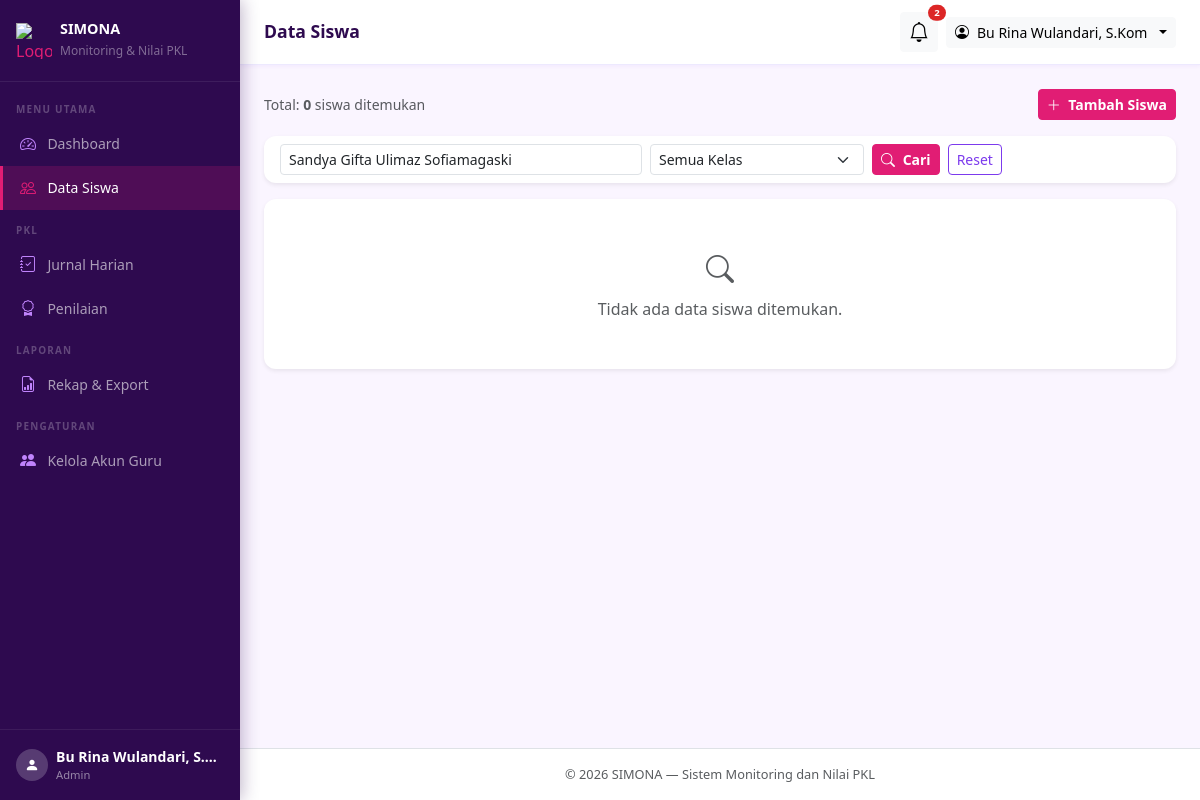
Before: /admin/siswa/index.php?cari=Sandya Gifta Ulimaz Sofiamagaski (signed in) with the older database file.
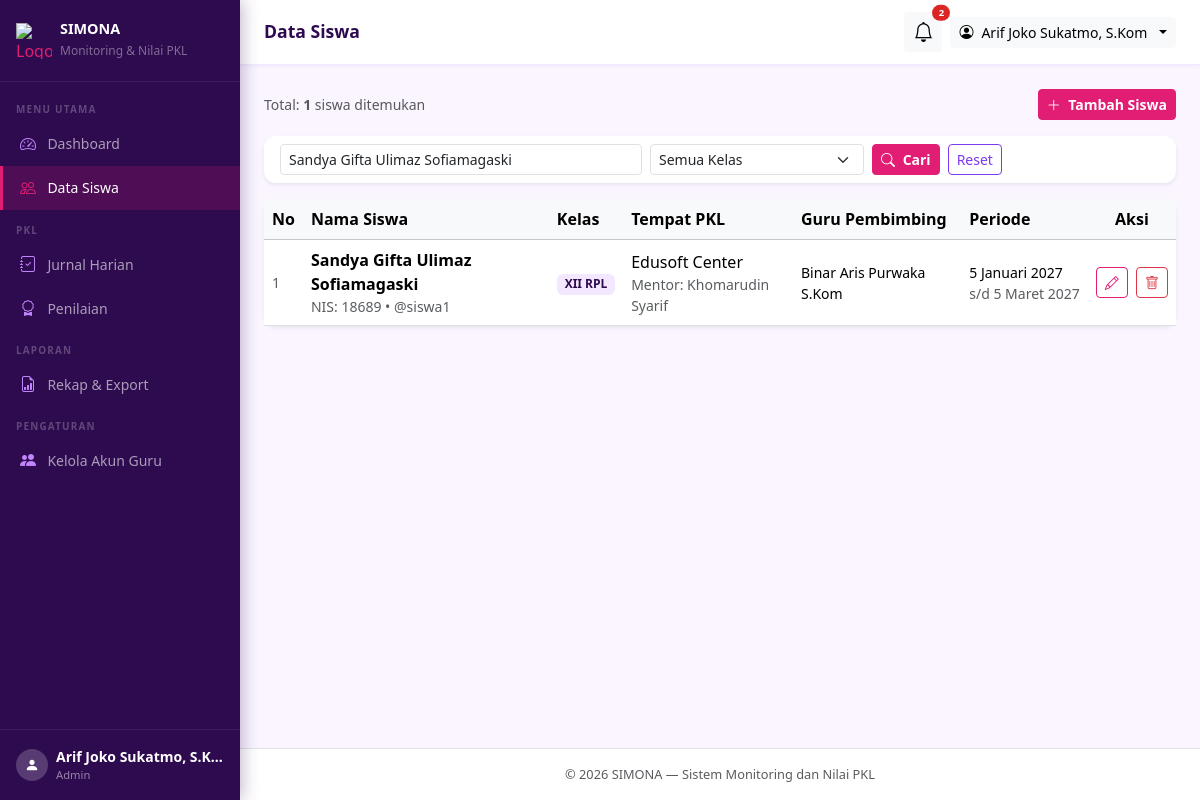
After: the same page with the newer database file.
### tables this page shows
CREATE TABLE `siswa` (
  `id` int(10) unsigned NOT NULL AUTO_INCREMENT,
  `user_id` int(10) unsigned NOT NULL COMMENT 'Relasi ke users.id (akun siswa)',
  `nis` varchar(20) NOT NULL COMMENT 'Nomor Induk Siswa',
  `kelas` varchar(20) NOT NULL COMMENT 'Contoh: XII RPL 1',
  `tempat_pkl` varchar(150) NOT NULL COMMENT 'Nama perusahaan/instansi',
  `alamat_pkl` varchar(255) DEFAULT NULL COMMENT 'Alamat tempat PKL, boleh kosong',
  `nama_pembimbing_industri` varchar(100) NOT NULL COMMENT 'Mentor di tempat PKL, hanya data',
  `no_hp_pembimbing_industri` varchar(20) DEFAULT NULL COMMENT 'Boleh kosong',
  `guru_pembimbing_id` int(10) unsigned NOT NULL COMMENT 'Relasi ke users.id (guru/admin)',
  `tgl_mulai` date NOT NULL,
  `tgl_selesai` date NOT NULL COMMENT 'Tidak boleh sebelum tgl_mulai',
  PRIMARY KEY (`id`),
  UNIQUE KEY `uq_nis` (`nis`),
  UNIQUE KEY `uq_user_id` (`user_id`),
  KEY `idx_guru_pembimbing` (`guru_pembimbing_id`),
  KEY `idx_kelas` (`kelas`),
  CONSTRAINT `fk_siswa_guru` FOREIGN KEY (`guru_pembimbing_id`) REFERENCES `users` (`id`),
  CONSTRAINT `fk_siswa_user` FOREIGN KEY (`user_id`) REFERENCES `users` (`id`) ON DELETE CASCADE
);

CREATE TABLE `users` (
  `id` int(10) unsigned NOT NULL AUTO_INCREMENT,
  `nama` varchar(100) NOT NULL,
  `username` varchar(50) NOT NULL,
  `password` varchar(255) NOT NULL COMMENT 'Hasil password_hash(), bukan teks asli',
  `role` enum('admin','siswa') NOT NULL DEFAULT 'siswa',
  `created_at` timestamp NOT NULL DEFAULT current_timestamp(),
  PRIMARY KEY (`id`),
  UNIQUE KEY `uq_username` (`username`)
);

### includes/auth.php (called while the page is built, shortened)
<?php
function current_user(): array
{
    return [
        'user_id'  => $_SESSION['user_id']  ?? null,
        'nama'     => $_SESSION['nama']     ?? '',
        'username' => $_SESSION['username'] ?? '',
        'role'     => $_SESSION['role']     ?? '',
        'siswa_id' => $_SESSION['siswa_id'] ?? null,
    ];
}
function current_role(): string
{
    return $_SESSION['role'] ?? '';
}

### includes/functions.php (called while the page is built, shortened)
<?php
function e(string $string): string
{
    return htmlspecialchars($string, ENT_QUOTES, 'UTF-8');
}
function format_tanggal(string $tanggal): string
{
    $bulan = [
        1  => 'Januari',  2  => 'Februari', 3  => 'Maret',
        4  => 'April',    5  => 'Mei',       6  => 'Juni',
        7  => 'Juli',     8  => 'Agustus',   9  => 'September',
        10 => 'Oktober',  11 => 'November',  12 => 'Desember',
    ];
    $ts = strtotime($tanggal);
    return date('j', $ts) . ' ' . $bulan[(int)date('n', $ts)] . ' ' . date('Y', $ts);
}

### admin/siswa/index.php (the view, shortened to what the changed rows need)
<?php
require_once __DIR__ . '/../../includes/auth.php';
require_once __DIR__ . '/../../includes/functions.php';
$db = get_db();
$cari  = trim($_GET['cari'] ?? '');
$page  = max(1, (int)($_GET['page'] ?? 1));
$per_page = 10;
$offset   = ($page - 1) * $per_page;
$where  = 'WHERE 1=1';
$params = [];
if ($cari !== '') {
    $where   .= ' AND (u.nama LIKE ? OR s.nis LIKE ? OR s.tempat_pkl LIKE ?)';
    $params[] = "%$cari%";
    $params[] = "%$cari%";
    $params[] = "%$cari%";
}
$count_sql = "SELECT COUNT(*) FROM siswa s JOIN users u ON s.user_id = u.id $where";
$stmt = $db->prepare($count_sql);
$stmt->execute($params);
$total = (int)$stmt->fetchColumn();
$sql = "
    SELECT s.id, s.nis, s.kelas, s.tempat_pkl, s.tgl_mulai, s.tgl_selesai,
           s.nama_pembimbing_industri,
           u.nama AS nama_siswa, u.username,
           g.nama AS nama_guru
    FROM siswa s
    JOIN users u ON s.user_id = u.id
    JOIN users g ON s.guru_pembimbing_id = g.id
    $where
    ORDER BY s.kelas, u.nama
    LIMIT $per_page OFFSET $offset
";
$stmt = $db->prepare($sql);
$stmt->execute($params);
$siswa_list = $stmt->fetchAll();
require_once __DIR__ . '/../../includes/header.php';
?>
<div class="d-flex justify-content-between align-items-center mb-3">
  <div>
    <p class="text-muted mb-0 small">Total: <strong><?= $total ?></strong> siswa ditemukan</p>
  </div>
</div>
<div class="card border-0 shadow-sm">
  <div class="card-body p-0">
    <?php if (empty($siswa_list)): ?>
      <div class="text-center py-5 text-muted">
        <i class="bi bi-search fs-3 d-block mb-2"></i>
        Tidak ada data siswa ditemukan.
      </div>
    <?php else: ?>
      <div class="table-responsive">
        <table class="table table-hover align-middle mb-0">
          <thead class="table-light">
            <tr>
              <th>No</th>
              <th>Nama Siswa</th>
              <th>Kelas</th>
              <th>Tempat PKL</th>
              <th>Guru Pembimbing</th>
              <th>Periode</th>
              <th class="text-center">Aksi</th>
            </tr>
          </thead>
          <tbody>
            <?php foreach ($siswa_list as $i => $s): ?>
            <tr>
              <td class="text-muted small"><?= $offset + $i + 1 ?></td>
              <td>
                <div class="fw-semibold"><?= e($s['nama_siswa']) ?></div>
                <div class="text-muted small">NIS: <?= e($s['nis']) ?> &bull; @<?= e($s['username']) ?></div>
              </td>
              <td><span class="badge bg-light text-dark"><?= e($s['kelas']) ?></span></td>
              <td>
                <div><?= e($s['tempat_pkl']) ?></div>
                <div class="text-muted small">Mentor: <?= e($s['nama_pembimbing_industri']) ?></div>
              </td>
              <td class="small"><?= e($s['nama_guru']) ?></td>
              <td class="small text-nowrap">
                <?= format_tanggal($s['tgl_mulai']) ?><br>
                <span class="text-muted">s/d <?= format_tanggal($s['tgl_selesai']) ?></span>
              </td>
              <td class="text-center text-nowrap">
                <a href="<?= APP_URL ?>/admin/siswa/edit.php?id=<?= $s['id'] ?>"
                   class="btn btn-sm btn-outline-primary me-1">
                  <i class="bi bi-pencil"></i>
                </a>
                <form method="POST" class="d-inline"
                      onsubmit="return confirm('Hapus siswa <?= e(addslashes($s['nama_siswa'])) ?>? Semua jurnal dan nilainya ikut terhapus!')">
                  <button type="submit" class="btn btn-sm btn-outline-danger">
                    <i class="bi bi-trash"></i>
                  </button>
                </form>
              </td>
            </tr>
            <?php endforeach; ?>
          </tbody>
        </table>
      </div>
    <?php endif; ?>
  </div>
</div>
<?php require_once __DIR__ . '/../../includes/footer.php'; ?>

### includes/header.php (shortened to what the changed rows need)
<?php
require_once __DIR__ . '/../includes/functions.php';
require_once __DIR__ . '/../includes/auth.php';
$user       = current_user();
$role       = current_role();
?>
<!DOCTYPE html>
<html lang="id">
<head>
  <link href="https://cdn.jsdelivr.net/npm/bootstrap@5.3.3/dist/css/bootstrap.min.css" rel="stylesheet">
  <link href="https://cdn.jsdelivr.net/npm/bootstrap-icons@1.11.3/font/bootstrap-icons.min.css" rel="stylesheet">
</head>
<body>
<nav class="sidebar" id="sidebar">
  <div class="sidebar-footer">
    <div class="d-flex align-items-center gap-2">
      <div style="min-width:0">
        <div class="text-white small fw-semibold text-truncate"><?= e($user['nama']) ?></div>
        <div style="color:rgba(255,255,255,0.5);font-size:0.7rem"><?= $role === 'admin' ? 'Admin' : 'Siswa' ?></div>
      </div>
    </div>
  </div>
</nav>
<div class="main-wrapper">
  <div class="topbar">
    <div class="d-flex align-items-center gap-2">
      <div class="dropdown">
        <button class="btn btn-sm btn-light dropdown-toggle d-flex align-items-center gap-2" data-bs-toggle="dropdown">
          <i class="bi bi-person-circle"></i>
          <span class="d-none d-sm-inline"><?= e($user['nama']) ?></span>
        </button>
      </div>
    </div>
  </div>
  <div class="content-area">

Changed rows visible on the page:
now on this page (row edited): siswa: i "1", user.nama "Sandya Gifta Ulimaz Sofiamagaski", nis "18689", user.username "siswa1", kelas "XII RPL", tempat_pkl "Edusoft Center", nama_pembimbing_industri "Khomarudin Syarif", guru_pembimbing.nama "Binar Aris Purwaka S.Kom", tgl_mulai "5 Januari 2027", tgl_selesai "5 Maret 2027"
Other visible differences:
$user['nama']: "Bu Rina Wulandari, S.…" → "Arif Joko Sukatmo, S.K…"
$user['nama']: "Bu Rina Wulandari, S.Kom" → "Arif Joko Sukatmo, S.Kom"
$total: "0" → "1"
text no longer shown: "Tidak ada data siswa ditemukan."
text now shown: "No Nama Siswa Kelas Tempat PKL Guru Pembimbing Periode Aksi"
